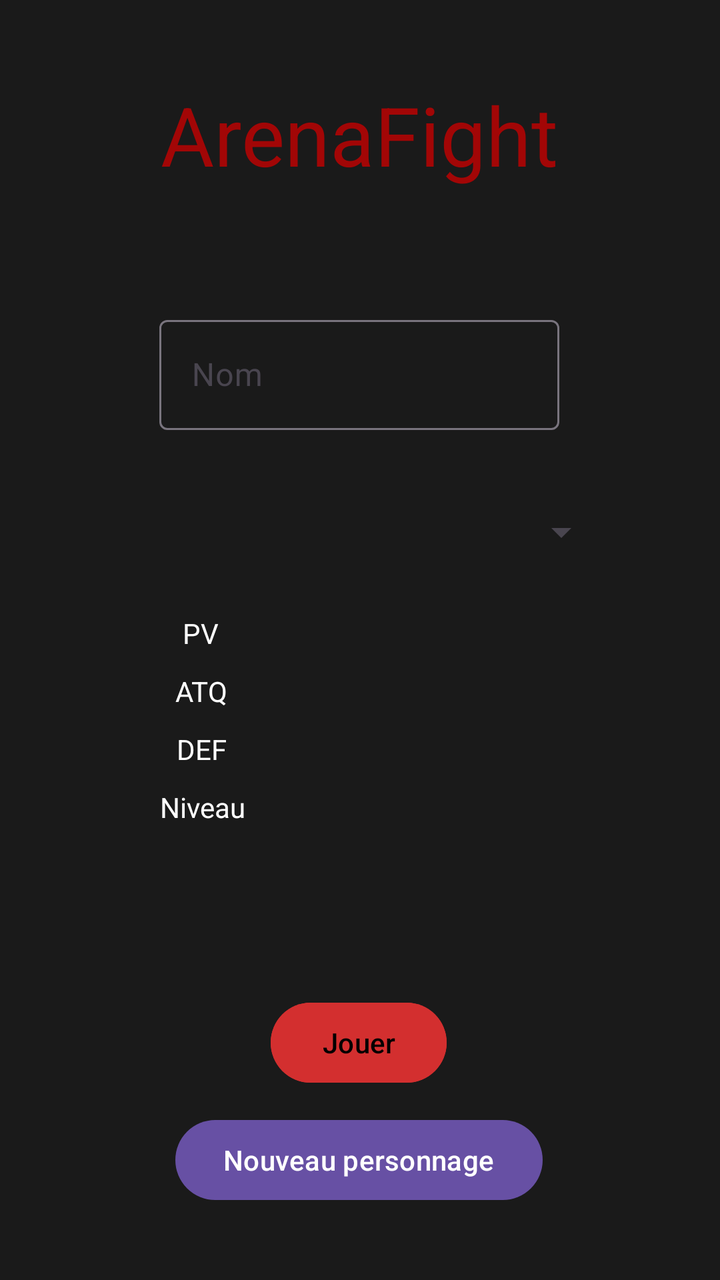
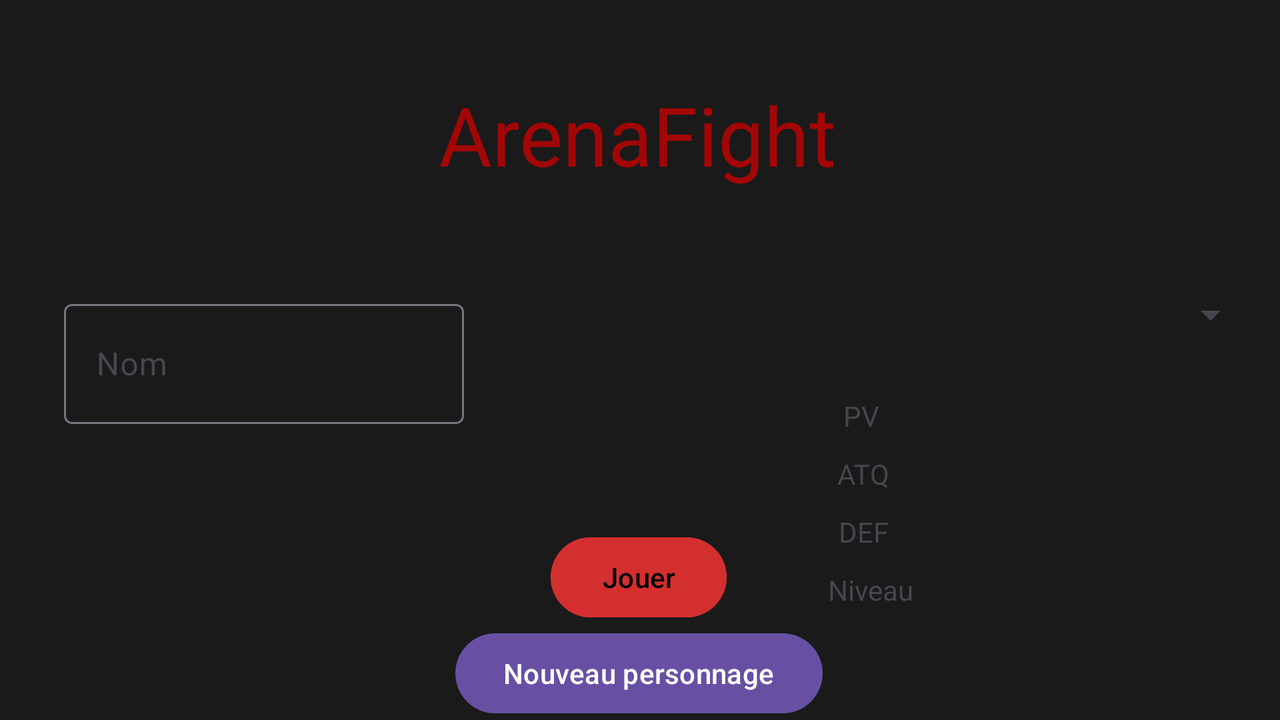

Two renders of one Android screen. The first uses the default layout on a phone; the second uses the alternative layout the repository ships for a different screen configuration, on a matching device. The two XML files are below.
<!-- AndroidManifest.xml: application theme Theme.ArenaFight -->
<!-- res/layout/activity_main.xml -->
<?xml version="1.0" encoding="utf-8"?>
<androidx.constraintlayout.widget.ConstraintLayout
        xmlns:android="http://schemas.android.com/apk/res/android"
        xmlns:tools="http://schemas.android.com/tools"
        xmlns:app="http://schemas.android.com/apk/res-auto"
        android:id="@+id/main"
        android:layout_width="match_parent"
        android:layout_height="match_parent"
        tools:context=".MainActivity">
    <TextView
            android:layout_width="wrap_content"
            android:layout_height="wrap_content"
            android:text="@string/arenafight"
            android:textSize="7mm"
            android:textColor="@color/red"
            app:layout_constraintStart_toStartOf="parent"
            app:layout_constraintEnd_toEndOf="parent"
            app:layout_constraintTop_toTopOf="parent" android:id="@+id/textViewTitle"
            app:layout_constraintHorizontal_bias="0.497"
            tools:ignore="InOrMmUsage" android:layout_marginTop="40dp"/>
    <Button
            android:text="@string/jouer"
            android:backgroundTint="@color/red2"
            android:textColor="@color/black"
            android:layout_width="wrap_content"
            android:layout_height="wrap_content" android:id="@+id/buttonPlay"
            tools:ignore="MissingConstraints" app:layout_constraintStart_toStartOf="parent"
            app:layout_constraintEnd_toEndOf="parent" app:layout_constraintBottom_toBottomOf="parent"
            app:layout_constraintHorizontal_bias="0.498" app:layout_constraintTop_toTopOf="parent"
            app:layout_constraintVertical_bias="0.84"/>
    <Button
            android:id="@+id/btnNouveau"
            android:layout_width="wrap_content"
            android:layout_height="wrap_content"
            android:text="@string/nouveau_personnage"
            tools:ignore="MissingConstraints"
            app:layout_constraintBottom_toBottomOf="parent" app:layout_constraintEnd_toEndOf="parent"
            app:layout_constraintStart_toStartOf="parent" app:layout_constraintTop_toBottomOf="@+id/buttonPlay"
            app:layout_constraintHorizontal_bias="0.497" app:layout_constraintVertical_bias="0.229"/>
    <Spinner
            android:id="@+id/SpinnerClasse"
            android:layout_width="250dp"
            android:layout_height="50dp"
            tools:ignore="MissingConstraints"
            app:layout_constraintBottom_toTopOf="@+id/buttonPlay" app:layout_constraintEnd_toEndOf="parent"
            app:layout_constraintHorizontal_bias="0.496"
            app:layout_constraintTop_toBottomOf="@+id/textViewTitle" app:layout_constraintVertical_bias="0.415"
            app:layout_constraintStart_toStartOf="parent"/>
    <TextView
            android:text="@string/pv"
            android:layout_width="wrap_content"
            android:textColor="@color/white"
            android:layout_height="wrap_content" android:id="@+id/textViewPV"
            tools:ignore="MissingConstraints" android:layout_marginTop="16dp"
            app:layout_constraintTop_toBottomOf="@+id/SpinnerClasse" app:layout_constraintEnd_toEndOf="parent"
            app:layout_constraintStart_toStartOf="parent" app:layout_constraintHorizontal_bias="0.267"/>
    <TextView
            android:text="@string/atq"
            android:layout_width="wrap_content"
            android:textColor="@color/white"
            android:layout_height="wrap_content" android:id="@+id/textViewATQ"
            tools:ignore="MissingConstraints" android:layout_marginTop="10dp"
            app:layout_constraintTop_toBottomOf="@+id/textViewPV" app:layout_constraintEnd_toEndOf="parent"
            app:layout_constraintStart_toStartOf="parent" app:layout_constraintHorizontal_bias="0.262"/>
    <TextView
            android:text="@string/niveau"
            android:layout_width="wrap_content"
            android:textColor="@color/white"
            android:layout_height="wrap_content" android:id="@+id/textViewLV"
            tools:ignore="MissingConstraints" android:layout_marginTop="10dp"
            app:layout_constraintTop_toBottomOf="@+id/textViewDEF" app:layout_constraintEnd_toEndOf="parent"
            app:layout_constraintStart_toStartOf="parent" app:layout_constraintHorizontal_bias="0.252"
    />
    <TextView
            android:text="@string/def"
            android:layout_width="wrap_content"
            android:textColor="@color/white"
            android:layout_height="wrap_content" android:id="@+id/textViewDEF"
            tools:ignore="MissingConstraints" android:layout_marginTop="10dp"
            app:layout_constraintTop_toBottomOf="@+id/textViewATQ" app:layout_constraintEnd_toEndOf="parent"
            app:layout_constraintStart_toStartOf="parent" app:layout_constraintHorizontal_bias="0.264"/>
    <com.google.android.material.textfield.TextInputLayout
            android:layout_width="200dp"
            android:layout_height="wrap_content"
            tools:ignore="MissingConstraints"
            app:layout_constraintEnd_toEndOf="parent" app:layout_constraintStart_toStartOf="parent"
            app:layout_constraintHorizontal_bias="0.497"
            app:layout_constraintTop_toBottomOf="@+id/textViewTitle" android:id="@+id/textInputLayout"
            android:layout_marginTop="60dp">

        <com.google.android.material.textfield.TextInputEditText
                android:layout_width="match_parent"
                android:id="@+id/editTextNom"
                android:textColor="@color/white"
                android:layout_height="55dp"
                android:hint="@string/Nom"
                android:inputType="textPersonName"
                android:singleLine="true"/>
    </com.google.android.material.textfield.TextInputLayout>

</androidx.constraintlayout.widget.ConstraintLayout>
<!-- resources referenced by this layout -->
<resources>
  <color name="black">#FF000000</color>
  <color name="red">#A20606</color>
  <color name="red2">#D32F2F</color>
  <color name="white">#FFFFFFFF</color>
  <string name="Nom">Nom</string>
  <string name="arenafight">ArenaFight</string>
  <string name="atq">ATQ</string>
  <string name="def">DEF</string>
  <string name="jouer">Jouer</string>
  <string name="niveau">Niveau</string>
  <string name="nouveau_personnage">Nouveau personnage</string>
  <string name="pv">PV</string>
  <style name="Theme.ArenaFight" parent="Base.Theme.ArenaFight" />
  <style name="Base.Theme.ArenaFight" parent="Theme.Material3.DayNight.NoActionBar">
          
          <item name="android:colorBackground">@color/gris</item>
          <item name="android:windowBackground">@color/gris</item>
      </style>
  <color name="gris">#1A1A1A</color>
</resources>
<!-- res/layout-land/activity_main.xml (the repository's variant of the layout above) -->
<!-- drawn on the phone turned sideways -->
<?xml version="1.0" encoding="utf-8"?>
<androidx.constraintlayout.widget.ConstraintLayout
        xmlns:android="http://schemas.android.com/apk/res/android"
        xmlns:tools="http://schemas.android.com/tools"
        xmlns:app="http://schemas.android.com/apk/res-auto"
        android:id="@+id/main"
        android:layout_width="match_parent"
        android:layout_height="match_parent"
        tools:context=".MainActivity">
    <TextView
            android:layout_width="wrap_content"
            android:layout_height="wrap_content"
            android:text="@string/arenafight"
            android:textSize="7mm"
            android:textColor="@color/red"
            app:layout_constraintStart_toStartOf="parent"
            app:layout_constraintEnd_toEndOf="parent"
            app:layout_constraintTop_toTopOf="parent" android:id="@+id/textViewTitle"
            app:layout_constraintHorizontal_bias="0.497"
            tools:ignore="InOrMmUsage" android:layout_marginTop="40dp"/>

    <Button
            android:text="@string/jouer"
            android:backgroundTint="@color/red2"
            android:textColor="@color/black"
            android:layout_width="wrap_content"
            android:layout_height="wrap_content" android:id="@+id/buttonPlay"
            tools:ignore="MissingConstraints" app:layout_constraintStart_toStartOf="parent"
            app:layout_constraintEnd_toEndOf="parent" app:layout_constraintBottom_toBottomOf="parent"
            app:layout_constraintHorizontal_bias="0.499" app:layout_constraintTop_toTopOf="parent"
            app:layout_constraintVertical_bias="0.848"/>
    <Button
            android:id="@+id/btnNouveau"
            android:layout_width="wrap_content"
            android:layout_height="wrap_content"
            android:text="@string/nouveau_personnage"
            tools:ignore="MissingConstraints"
            app:layout_constraintBottom_toBottomOf="parent" app:layout_constraintEnd_toEndOf="parent"
            app:layout_constraintStart_toStartOf="parent" app:layout_constraintTop_toBottomOf="@+id/buttonPlay"
            app:layout_constraintHorizontal_bias="0.499" app:layout_constraintVertical_bias="0.0"/>
    <Spinner
            android:id="@+id/SpinnerClasse"
            android:layout_width="250dp"
            android:layout_height="50dp"
            tools:ignore="MissingConstraints"
            app:layout_constraintBottom_toTopOf="@+id/buttonPlay" app:layout_constraintEnd_toEndOf="parent"
            app:layout_constraintHorizontal_bias="0.933"
            app:layout_constraintTop_toBottomOf="@+id/textViewTitle" app:layout_constraintVertical_bias="0.313"
            app:layout_constraintStart_toEndOf="@+id/textInputLayout"/>
    <TextView
            android:text="@string/pv"
            android:layout_width="wrap_content"
            android:layout_height="wrap_content" android:id="@+id/textViewPV"
            tools:ignore="MissingConstraints" android:layout_marginTop="16dp"
            app:layout_constraintTop_toBottomOf="@+id/SpinnerClasse" app:layout_constraintEnd_toEndOf="parent"
            app:layout_constraintStart_toStartOf="parent" app:layout_constraintHorizontal_bias="0.678"/>
    <TextView
            android:text="@string/def"
            android:layout_width="wrap_content"
            android:layout_height="wrap_content" android:id="@+id/textViewDEF"
            tools:ignore="MissingConstraints" android:layout_marginTop="10dp"
            app:layout_constraintTop_toBottomOf="@+id/textViewATQ" app:layout_constraintEnd_toEndOf="parent"
            app:layout_constraintStart_toStartOf="parent" app:layout_constraintHorizontal_bias="0.682"/>
    <TextView
            android:text="@string/niveau"
            android:layout_width="wrap_content"
            android:layout_height="wrap_content" android:id="@+id/textViewLV"
            tools:ignore="MissingConstraints" android:layout_marginTop="10dp"
            app:layout_constraintTop_toBottomOf="@+id/textViewDEF" app:layout_constraintEnd_toEndOf="parent"
            app:layout_constraintStart_toStartOf="parent" app:layout_constraintHorizontal_bias="0.693"
    />
    <TextView
            android:text="@string/atq"
            android:layout_width="wrap_content"
            android:layout_height="wrap_content" android:id="@+id/textViewATQ"
            tools:ignore="MissingConstraints" android:layout_marginTop="10dp"
            app:layout_constraintTop_toBottomOf="@+id/textViewPV" app:layout_constraintEnd_toEndOf="parent"
            app:layout_constraintStart_toStartOf="parent" app:layout_constraintHorizontal_bias="0.682"/>
    <com.google.android.material.textfield.TextInputLayout
            android:layout_width="200dp"
            android:layout_height="wrap_content"
            tools:ignore="MissingConstraints"
            app:layout_constraintEnd_toEndOf="parent" app:layout_constraintStart_toStartOf="parent"
            app:layout_constraintHorizontal_bias="0.073"
            app:layout_constraintTop_toBottomOf="@+id/textViewTitle" android:id="@+id/textInputLayout"
            android:layout_marginTop="52dp">

        <com.google.android.material.textfield.TextInputEditText
                android:layout_width="match_parent"
                android:id="@+id/editTextNom"
                android:layout_height="60dp"
                android:hint="@string/Nom"
                android:inputType="textPersonName"
                android:singleLine="true"/>
    </com.google.android.material.textfield.TextInputLayout>

</androidx.constraintlayout.widget.ConstraintLayout>
<!-- resources referenced by the variant -->
<!-- as the phone turned sideways resolves them -->
<resources>
  <color name="black">#FF000000</color>
  <color name="red">#A20606</color>
  <color name="red2">#D32F2F</color>
  <string name="Nom">Nom</string>
  <string name="arenafight">ArenaFight</string>
  <string name="atq">ATQ</string>
  <string name="def">DEF</string>
  <string name="jouer">Jouer</string>
  <string name="niveau">Niveau</string>
  <string name="nouveau_personnage">Nouveau personnage</string>
  <string name="pv">PV</string>
  <style name="Theme.ArenaFight" parent="Base.Theme.ArenaFight" />
  <style name="Base.Theme.ArenaFight" parent="Theme.Material3.DayNight.NoActionBar">
          
          <item name="android:colorBackground">@color/gris</item>
          <item name="android:windowBackground">@color/gris</item>
      </style>
  <color name="gris">#1A1A1A</color>
</resources>
